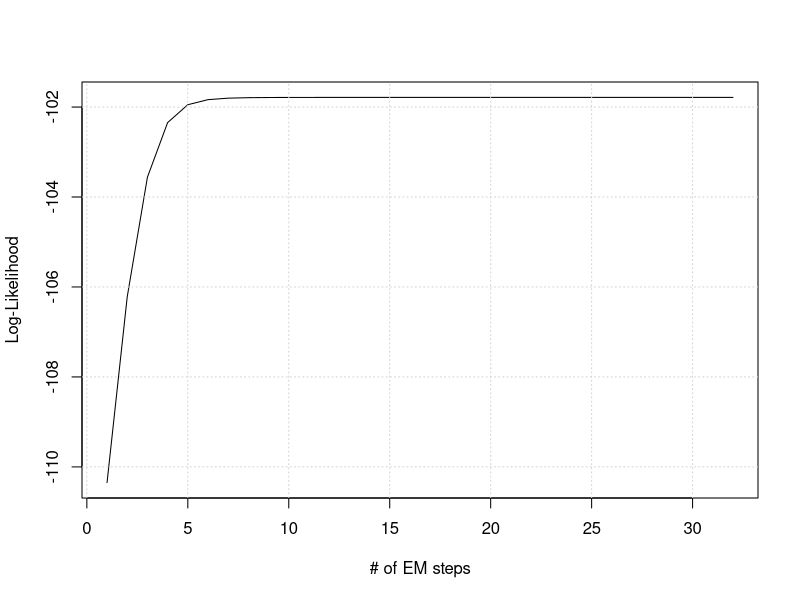
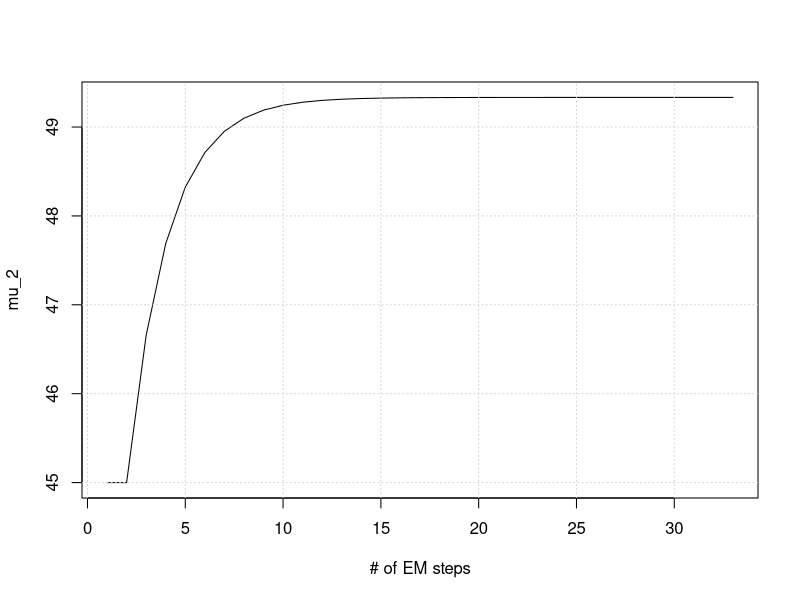
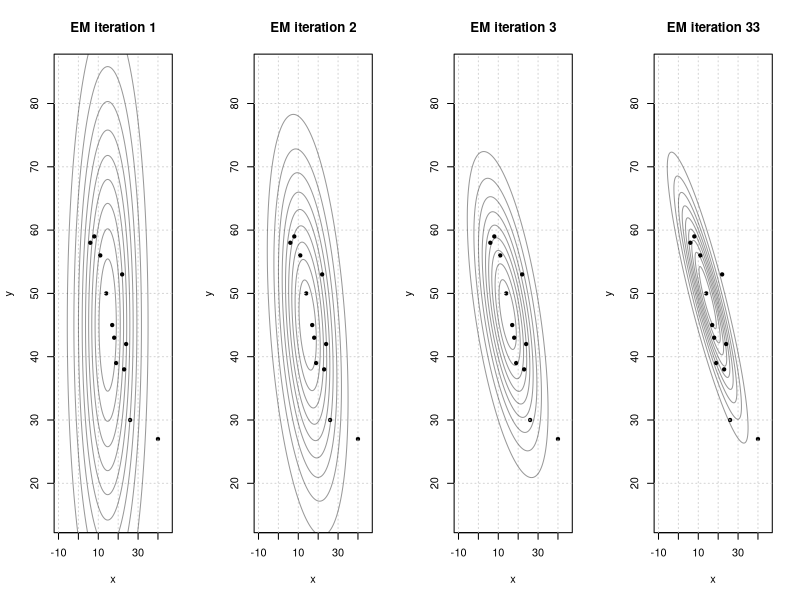
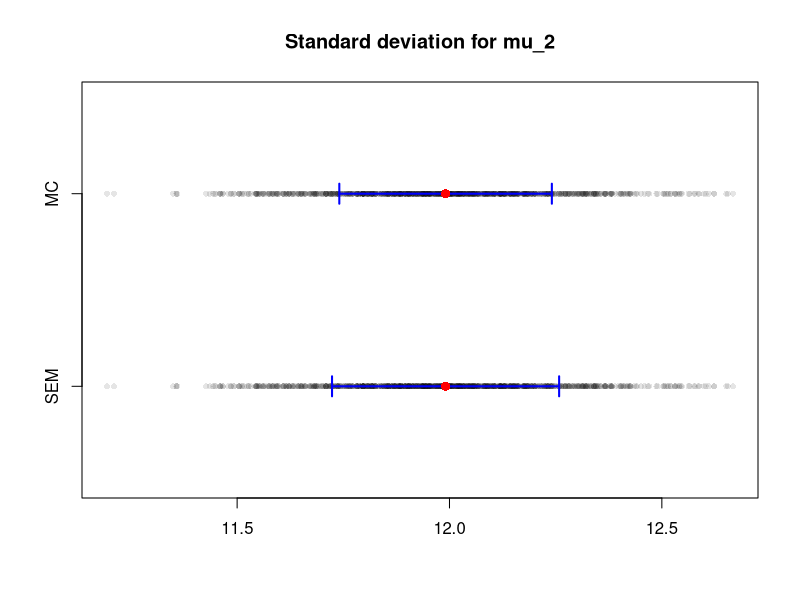
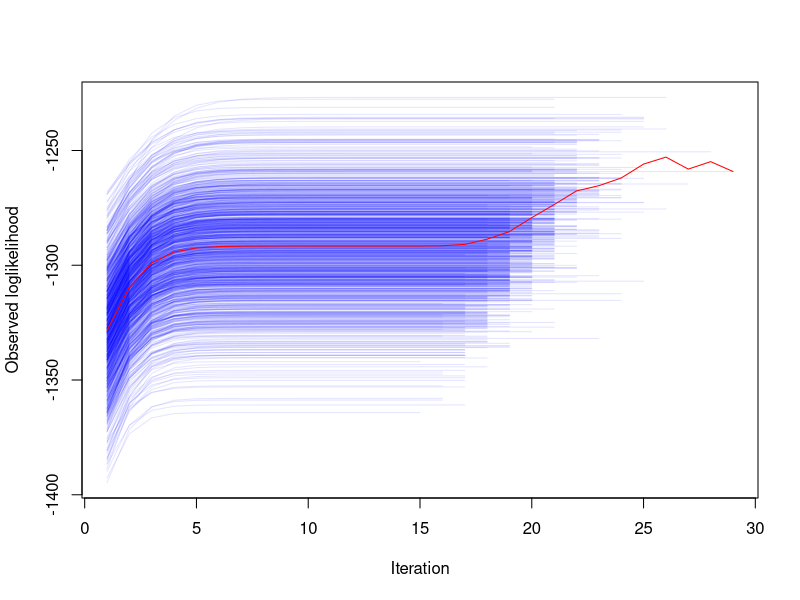

Recreate these plots in R, in order.
#library(VIM)
#data(sleep, package = "VIM")
#data(tao, package = "VIM")
#data(chorizonDL, package = "VIM")
#data(testdata, package = "VIM")

library(MASS)
library(mixtools)
library(plyr)

####################
### EM Algorithm ###
####################

initialize <- function(data, type = "canonical") {
  x <- data[,1]
  y <- na.omit(data[,2])
  n <- length(x)
  
  # Initalize
  mu <- c(mean(x), mean(y))
  s_xx <- (1/n)*(sum(x^2) - sum(x)^2/n)
  s_yy <- (1/n)*(sum(y^2) - sum(y)^2/n)
  cov <- matrix(c(s_xx, 0, 0, s_yy), nrow = 2, ncol = 2)
  
  return(list(mu = mu, cov = cov))
}

emstep <- function(data, indicator, params) {
  mu <- params$mu
  cov <- params$cov
  x <- data[,1]
  y <- data[,2]
  n <- length(x)
  
  ## E step, update data
  
  # Regression estimation
  beta_1 <- cov[1,2]/cov[1,1]
  beta_0 <- mu[2] - beta_1*mu[1]
  sig_y_x <- cov[2,2] - beta_1^2*cov[1,1]
  
  # Imputation
  y[indicator] <- beta_0 + beta_1*x[indicator]
  
  # Estimate sufficient statistics
  sum_y <- sum(y)
  sum_xy <- sum(x*y)
  sum_yy <- sum(c(y[indicator]^2 + sig_y_x, y[!indicator]^2))
  
  ## M step, update parameters
  
  mu[2] <- mean(y)
  
  cov[1,2] <- cov[2,1] <-  (1/n)*(sum_xy - (sum_y*sum(x))/n)
  cov[2,2] <- (1/n)*(sum_yy - sum_y^2/n)
  
  # Return data and params
  return(params = list(mu = mu, cov = cov))
}

objective <- function(data, indicator, params) {
  # Calculate 2D log likelihood where x and y is observed
  if(sum(!indicator) > 0) {
    const <- -log(2*pi)
    det <- -(1/2)*log(det(params$cov))
    maha <- -(1/2)*mahalanobis(data[!indicator,], params$mu, params$cov)
    log1 <- sum(const + det + maha)
  } else {
    log1 <- 0
  }

  # Calculate 1D log likelihood where just x is observed
  if(sum(indicator) > 0) {
    const <- -(1/2)*log(2*pi)
    det <- -(1/2)*log(params$cov[1,1])
    maha <- -(1/2)*(data[indicator,][,1]-params$mu[1])^2/params$cov[1,1]
    log2 <- sum(const + det + maha)
  } else {
    log2 <- 0
  }

  return(log1+log2)
}

em_algorithm <- function(data, tolerance) {
  
  params <- initialize(data)
  indicator <- is.na(data[,2])
  vecLoglike <- NULL
  vecParams <- list(params)
  
  repeat {
    # EM step
    params <- emstep(data, indicator, params)
    vecParams <- append(vecParams, list(params))
    
    # Calculate objective (likelihood)
    vecLoglike <- append(vecLoglike, objective(data, indicator, params))
    
    # Check if convergence criterion is hit
    last <- length(vecLoglike)
    if(last >= 2 && abs(vecLoglike[last] - vecLoglike[last-1]) < tolerance) {
      break
    }
  }
  
  return(list(loglike = vecLoglike, params = vecParams))
}

# Data

# Enders example
#x <- c(78,84,84,85,87,91,92,94,94,96,99,105,105,106,108,112,113,115,118,134)
#y <- c(NA,NA,NA,NA,NA,NA,NA,NA,NA,NA,7,10,11,15,10,10,12,14,16,12)

# Paper example 3
x <- c(8,6,11,22,14,17,18,24,19,23,26,40,4,4,5,6,8,10)
y <- c(59,58,56,53,50,45,43,42,39,38,30,27,NA,NA,NA,NA,NA,NA)

data <- matrix(c(x,y), ncol = 2)

# Run algorithm
result <- em_algorithm(data, tolerance = 10^-12)

# Plot convergence of log likelihood
plot(result$loglike, type = "l", xlab = "# of EM steps", ylab = "Log-Likelihood")
grid()

# Plot behavior of mu2
mu2 <- sapply(result$params, function(param){param$mu[2]})
plot(mu2, type = "l", xlab = "# of EM steps", ylab = "mu_2")
grid()

# contour plot
par(mfrow=c(1,4))
for(i in c(1,2,3,length(result$params))) {
  plot(data, pch = 20, xlim = c(-10,45), ylim = c(15,85),
       xlab = "x", ylab = "y", main = paste("EM iteration", i))
  grid()
  for(j in 1:9) ellipse(mu=result$params[[i]]$mu, sigma=result$params[[i]]$cov,
                        alpha = (j*0.1), npoints = 250, col=rgb(0,0,0,alpha=0.4))
}
par(mfrow=c(1,1))

#####################
### SEM Algorithm ###
#####################

calculateRatio <- function(data, params, i, j, tolerance) {
  indicator <- is.na(data[,2])
  vecR <- NULL
  
  # Get last parameter element (MLE)
  mle <- unlist(tail(params, 1)[[1]])
  
  t <- 1
  repeat {
    # Get current state of theta from em computation
    theta_t <- unlist(params[[t]])
    
    # Define theta_i as the final mle and replace i-th value with current state
    theta_t_i <- mle
    theta_t_i[[i]] <- theta_t[[i]]
    
    # Do EM step using theta_i: convert parameters to list, then do step
    paramList <- list(mu = theta_t_i[1:2],
                      cov = matrix(theta_t_i[3:6], nrow = 2, ncol = 2))
    theta_t_1_i <- unlist(emstep(data, indicator, paramList))
    
    # Calculate ratio
    #print(paste(theta_t_1_i[[j]],mle[[j]],theta_t[[i]],mle[[i]]))
    vecR <- append(vecR, (theta_t_1_i[[j]] - mle[[j]])/(theta_t[[i]] - mle[[i]]))
    
    # Increase iteration
    t <- t+1
    
    # Check if convergence criterion is hit or we're running out of original estimations
    last <- length(vecR)
    if((last >= 2 && abs(vecR[last] - vecR[last-1]) < tolerance)) {
      break
    }
    if(t >= length(params)) {
      warning("SEM did not converge for one component.")
      break
    }
  }
  
  #print(vecR)
  
  # Just return last rate
  return(vecR[length(vecR)])
}

calculateDM <- function(data, params, tolerance) {
  # Parameters to estimate in DM*
  # 1: mu1, 2: mu2, 3: s_xx, 4/5: s_xy, 6: s_yy
  estimates <- c(2,4,6)
  
  # Number of parameters to calculate variance for
  d <- length(estimates)
  
  # Define empty DM matrix
  DM <- matrix(nrow = d, ncol = d)
  
  # Calculate any r_ij and store in DM
  for(i in 1:d) {
    for(j in 1:d) {
      DM[i,j] <- calculateRatio(data, params, estimates[i], estimates[j], tolerance)
      #print(paste(i,j,":",DM[i,j]))
    }
  }
  
  # Return whole DM
  return(DM)
}

sem_algorithm <- function(data, params, tolerance) {
  n <- length(data[,1])
  
  # Get DM* matrix
  DM <- calculateDM(data, params, tolerance)
  
  # Get covariance matrix of MLE estimate (last step from em algorithm)
  cov <- tail(params, 1)[[1]]$cov
  
  # Calculate G3 of I_oc
  G3_11 <- cov[2,2]
  G3_12 <- 0
  G3_13 <- 0
  G3_22 <- det(cov)^2*((cov[1,1]*cov[2,2])^2 - cov[1,2]^4)/
    (-cov[1,2]^6 + 3*cov[1,1]*cov[2,2]*cov[1,2]^4
     - 3*(cov[1,1]*cov[2,2]*cov[1,2])^2 + (cov[1,1]*cov[2,2])^3)
  G3_23 <- 2*cov[2,2]*cov[1,2]
  G3_33 <- 2*cov[2,2]^2
  
  G3 <- (1/n)*matrix(c(G3_11, G3_12, G3_13, G3_12, G3_22, G3_23,
                       G3_13, G3_23, G3_33), nrow = 3, ncol = 3)
  
  # Compute Delta V*
  DV <- G3%*%DM%*%solve(diag(3)-DM)
  
  return(G3 + DV)
}

#DM <- calculateDM(data, result$params, 10^-4)
V <- sem_algorithm(data, result$params, 10^-4)

##################
### Simulation ###
##################

simulation <- function(data, N, nSim, tolerance) {
  results <- vector("list", length = nSim)
  loglikes <- vector("list", length = nSim)
  mles <- matrix(3*nSim, nrow = nSim, ncol = 3)
  
  for(iSim in 1:nSim) {
    results[iSim] <- list(em_algorithm(data[((iSim-1)*N+1):(iSim*N),], tolerance^2))
    loglikes[iSim] <- list(results[iSim][[1]]$loglike)
    #print(str(results[iSim][[1]]$loglike))
    mles[iSim,] <- unlist(tail(results[[iSim]]$params, 1)[[1]])[c(2,4,6)]
  }
  
  # Calculate MC SD values
  #mcSd <- apply(mles, 2, function(col) {sd(col)})
  mcSd <- apply(mles, 2, function(col) {
    return(sqrt((1/nSim)*(sum(col^2) - sum(col)^2/nSim)))
  })
  names(mcSd) <- c("sd(mu2)","sd(cov12)","sd(cov22)")
  
  # Calculate SEM
  semVars <- vector("list", length = nSim)
  semVars <- matrix(3*nSim, nrow = nSim, ncol = 3)
  for(iSim in 1:nSim) {
    sem <- sem_algorithm(data[((iSim-1)*N+1):(iSim*N),], results[[iSim]]$params, tolerance)
    #print(sem)
    semVars[iSim,] <- suppressWarnings(sqrt(diag(sem)))
  }
  ## FIXME: Hack! diag(sem) should always be positive!!
  if(sum(is.nan(semVars)) > 0) {
    warning("Sem V matrix probably not positive semidefinite. Probably reached saddle point. Increase EM iterations.")
  }
  #semSd <- apply(semVars, 2, function(col) {mean(col[!is.nan(col)])})
  semSd <- apply(semVars, 2, function(col) {mean(col)})
  names(semSd) <- c("sd(mu2)","sd(cov12)","sd(cov22)")
  
  # Calculate average observed information values
  # ...
  
  return(list(loglikes = loglikes, mles = mles, sd = list(mc = mcSd, sem = semSd)))
}

nSim <- 1000 # 1000
N <- 250 # 250

data <- data_mcar <- data_mar <-
  mvrnorm(N*nSim, c(100,12), matrix(c(169,19.5,19.5,9), nrow = 2, ncol = 2))

# Generate MCAR data
na <- rbinom(N*nSim,1,0.5)
data_mcar[,2][as.logical(na)] <- NA

results_mcar <- simulation(data_mcar, N, nSim, 10^-4)

meanMu2 <- mean(results_mcar$mles[,1])
mcSdMu2 <- results_mcar$sd$mc[[1]]
plot(results_mcar$mles[,1], rep(1,nSim), pch = 16, col = rgb(0,0,0,0.1), cex = 0.8,
     ylim = c(-0.5,1.5), ylab = "", xlab = "", yaxt = 'n',
     main = "Standard deviation for mu_2")
axis(2, at = c(1,0), labels = c("MC", "SEM"))
arrows(meanMu2-mcSdMu2,1,meanMu2+mcSdMu2,1, col = "blue", code=3, length=0.1, angle = 90, lwd = 2)
points(meanMu2, 1, pch = 16, col = "red", cex = 1.2)

semSdMu2 <- results_mcar$sd$sem[[1]]
points(results_mcar$mles[,1], rep(0,nSim), pch = 16, col = rgb(0,0,0,0.1), cex = 0.8)
arrows(meanMu2-semSdMu2,0,meanMu2+semSdMu2,0, col = "blue", code=3, length=0.1, angle = 90, lwd = 2)
points(meanMu2, 0, pch = 16, col = "red", cex = 1.2)



# Plot MCAR result
logs <- ldply(results_mcar$loglikes, rbind)
plot(1, xlab = "Iteration", ylab = "Observed loglikelihood",
     xlim = c(1,dim(logs)[2]),
     ylim = c(min(logs, na.rm = TRUE), max(logs, na.rm = TRUE)))
for(i in 1:length(results_mcar$loglikes)) {
  lines(1:length(logs[i,]), logs[i,], col = rgb(0,0,1,0.1))
}
lines(apply(logs, 2, mean, na.rm = TRUE), col = "red")

# Generate MAR data
data_mar[,2][data_mar[,1] < median(data_mar[,1])] <- NA

results_mar <- simulation(data_mar, N, nSim, 10^-4)
